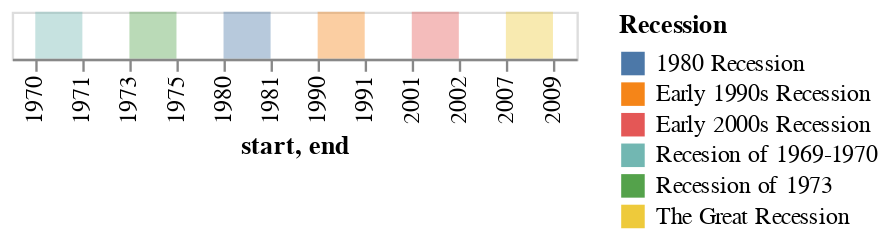

Write notebook code for a chart like this one.
### Markdown cell above
# Recession Data
Here we create the data for the recession regions so that we can highlight the recession sections

### Code cell
recessions = [
    {
            "start": 1970,
            "end": 1971,
            "event": "Recesion of 1969-1970"
    },
    {
            "start": 1973,
            "end": 1975,
            "event": "Recession of 1973"
    },
    {
            "start": 1980,
            "end": 1981,
            "event": "1980 Recession"
    },
    {
            "start": 1990,
            "end": 1991,
            "event": "Early 1990s Recession"
    },
    {
            "start": 2001,
            "end": 2002,
            "event": "Early 2000s Recession"
    },
    {
            "start": 2007,
            "end": 2009,
            "event": "The Great Recession"
    }
]
df_rec = pd.DataFrame(recessions)

highlight = alt.Chart(df_rec).mark_rect(fillOpacity=.4).encode(
    x='start:O',
    x2='end:O',
    color=alt.Color('event:N', legend=alt.Legend(title='Recession'))
)
highlight

### Figure 1 — Vega-Lite specification as saved in the notebook (floating-point values rounded to 4 significant figures)
{"config": {"view": {"continuousWidth": 400, "continuousHeight": 300}}, "data": {"name": "data-f5cc22f93bf4d27ad69505d742025099"}, "mark": {"type": "rect", "fillOpacity": 0.4}, "encoding": {"color": {"type": "nominal", "field": "event", "legend": {"title": "Recession"}}, "x": {"type": "ordinal", "field": "start"}, "x2": {"field": "end"}}, "$schema": "https://vega.github.io/schema/vega-lite/v4.0.0.json", "datasets": {"data-f5cc22f93bf4d27ad69505d742025099": [{"start": 1970, "end": 1971, "event": "Recesion of 1969-1970"}, {"start": 1973, "end": 1975, "event": "Recession of 1973"}, {"start": 1980, "end": 1981, "event": "1980 Recession"}, {"start": 1990, "end": 1991, "event": "Early 1990s Recession"}, {"start": 2001, "end": 2002, "event": "Early 2000s Recession"}, {"start": 2007, "end": 2009, "event": "The Great Recession"}]}}
